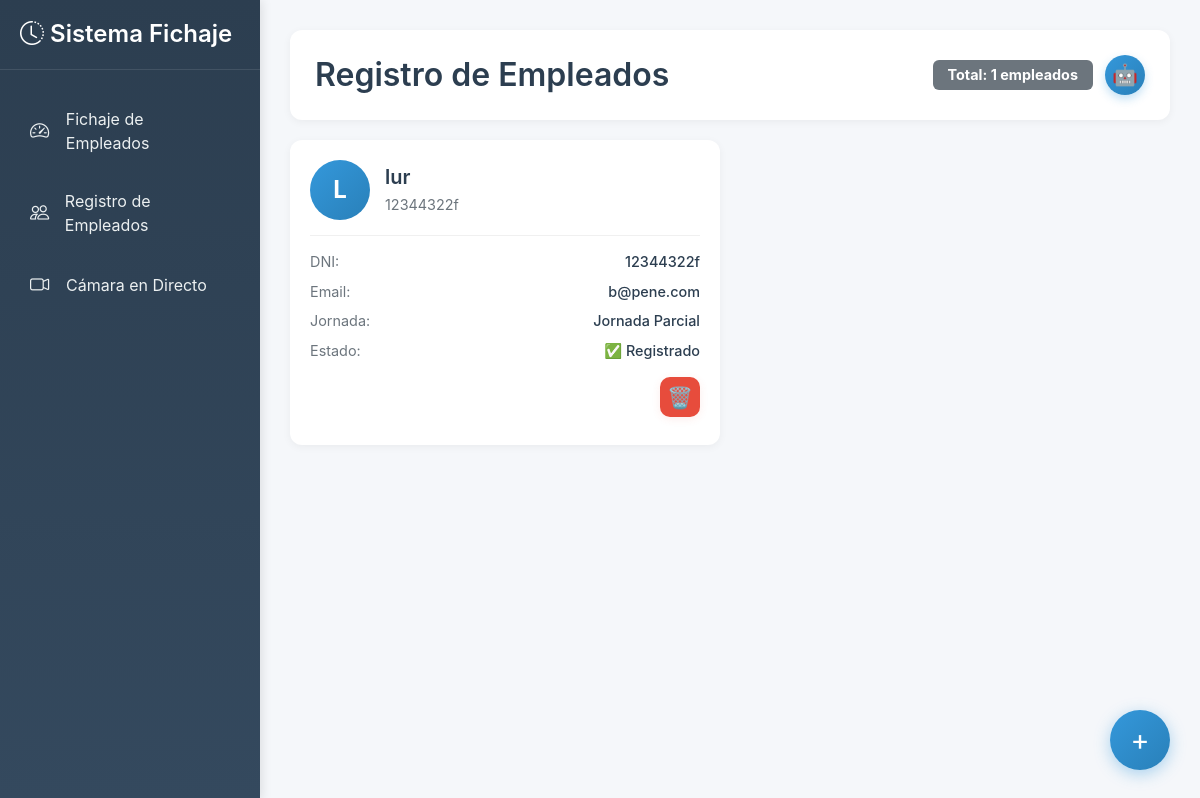
Screenshot of /registro_empleados with the database file from the repository.
### core/bd/bd_create.py (models this page shows, shortened)
class Empleado(db.Model):
    __tablename__ = "empleados"
    dni = db.Column(db.String(9), primary_key=True)
    nombre = db.Column(db.String(100), nullable=False)
    email = db.Column(db.String(120), unique=True, nullable=False)
    jornada = db.Column(db.Integer, nullable=False)
    horas = db.Column(db.Float, default=0)
    estado = db.Column(db.String(20), default='out')
    path_image = db.Column(db.String, nullable=False)

### web/routes/main_routes.py (the view)
@main_bp.route('/registro_empleados')
def registro_empleados():
    return render_template('registro_empleados.html', employees=obtener_empleados_lista())

### core/bd/bd_functions.py (called while the page is built)
def obtener_empleados_lista():
    engine = create_engine(Config.SQLALCHEMY_DATABASE_URI)
    Session = sessionmaker(bind=engine)
    session = Session()
    try:
        empleados = session.query(Empleado).all()
        return empleados
    except Exception as e:
        print(f"Error al obtener empleados: {e}")
        return []
    finally:
        session.close()  # Importante: cerrar la sesión

### templates/registro_empleados.html (shortened to what this page needs)
{% extends "base.html" %}
{% block content %}
<div class="header-section">
    <h2>Registro de Empleados</h2>
    <div class="header-buttons">
        <span class="badge bg-secondary" style="padding: 8px 15px; font-size: 0.9rem;">
            Total: {{ employees|length if employees else 0 }} empleados
        </span>
        <button class="entrenar-modelo-btn" onclick="entrenarModelo()">🤖</button>
    </div>
</div>
<div class="employees-grid">
    {% if employees %}
        {% for employee in employees %}
        <div class="employee-card">
            <div class="employee-card-header">
                <div class="employee-card-avatar">
                    {{ employee.nombre[0]|upper }}{{ employee.nombre.split()[1][0]|upper if employee.nombre.split()|length > 1 else '' }}
                </div>
                <div class="employee-card-info">
                    <h5>{{ employee.nombre }}</h5>
                    <p>{{ employee.dni }}</p>
                </div>
            </div>
            <div class="employee-card-details">
                <div class="detail-row">
                    <span class="detail-label">DNI:</span>
                    <span class="detail-value">{{ employee.dni }}</span>
                </div>
                <div class="detail-row">
                    <span class="detail-label">Email:</span>
                    <span class="detail-value">{{ employee.email }}</span>
                </div>
                <div class="detail-row">
                    <span class="detail-label">Jornada:</span>
                    <span class="detail-value">
                        {% if employee.jornada == 8 %}Jornada Completa{% elif employee.jornada == 4 %}Jornada Parcial{% elif employee.jornada == 6 %}Jornada Intensiva{% else %}{{ employee.jornada }}{% endif %}
                    </span>
                </div>
                <div class="detail-row">
                    <span class="detail-label">Estado:</span>
                    <span class="detail-value">✅ Registrado</span>
                </div>
                <div class="detail-row" style="justify-content: flex-end;">
                    <button class="delete-employee-btn" title="Eliminar empleado" onclick="deleteEmployee('{{ employee.dni }}')">
                        🗑️
                    </button>
                </div>
            </div>
        </div>
        {% endfor %}
    {% endif %}
</div>
<button class="add-employee-btn" onclick="openModal()">+</button>
{% endblock %}

### templates/base.html (shortened to what this page needs)
<!DOCTYPE html>
<html lang="es">
<head>
    <link href="https://cdn.jsdelivr.net/npm/bootstrap@5.3.0/dist/css/bootstrap.min.css" rel="stylesheet">
    <link rel="stylesheet" href="https://cdn.jsdelivr.net/npm/bootstrap-icons@1.11.0/font/bootstrap-icons.css">
</head>
<body>
    <div class="sidebar" id="sidebar">
        <div class="sidebar-header">
            <h4><i class="bi bi-clock-history"></i> Sistema Fichaje</h4>
        </div>
        <nav class="nav flex-column">
            <div class="nav-item">
                <a href="{{ url_for('main.dashboard') }}" class="nav-link {% if request.endpoint == 'dashboard' %}active{% endif %}">
                    <i class="bi bi-speedometer2"></i>
                    <span>Fichaje de Empleados</span>
                </a>
            </div>
            <div class="nav-item">
                <a href="{{ url_for('main.registro_empleados') }}" class="nav-link {% if request.endpoint == 'registro_empleados' %}active{% endif %}">
                    <i class="bi bi-people"></i>
                    <span>Registro de Empleados</span>
                </a>
            </div>
            <div class="nav-item">
                <a href="{{ url_for('main.camara') }}" class="nav-link {% if request.endpoint == 'camara_directo' %}active{% endif %}">
                    <i class="bi bi-camera-video"></i>
                    <span>Cámara en Directo</span>
                </a>
            </div>
        </nav>
    </div>
    <div class="main-content">
        {% block content %}{% endblock %}
    </div>
</body>
</html>

### templates/base.html (style rules this page uses)
body { font-family: -apple-system, BlinkMacSystemFont, 'Segoe UI', Roboto, Oxygen, Ubuntu, Cantarell, sans-serif; background-color: #f5f7fa; }
.sidebar { position: fixed; top: 0; left: 0; height: 100vh; width: 260px; background: linear-gradient(180deg, #2c3e50 0%, #34495e 100%); padding: 20px 0; box-shadow: 2px 0 10px rgba(0,0,0,0.1); z-index: 1000; transition: transform 0.3s ease; }
.sidebar-header { padding: 0 20px 20px; border-bottom: 1px solid rgba(255,255,255,0.1); margin-bottom: 20px; }
.sidebar-header h4 { color: #fff; font-weight: 600; margin: 0; }
.nav-item { margin: 5px 15px; }
.nav-link { color: #ecf0f1; padding: 12px 15px; border-radius: 8px; display: flex; align-items: center; transition: all 0.3s; text-decoration: none; }
.nav-link i { margin-right: 12px; font-size: 1.2rem; width: 24px; }
.main-content { margin-left: 260px; padding: 30px; min-height: 100vh; }

### templates/registro_empleados.html (style rules this page uses)
.delete-employee-btn { background: #e74c3c; border: none; color: white; font-size: 1.3rem; border-radius: 10px; width: 40px; height: 40px; display: flex; align-items: center; justify-content: center; box-shadow: 0 2px 8px rgba(231,76,60,0.10); transition: transform 0.18s, box-shadow 0.18s; cursor: pointer; margin-top: 8px; }
.header-section { background: white; padding: 25px; border-radius: 12px; box-shadow: 0 2px 8px rgba(0,0,0,0.05); margin-bottom: 30px; display: flex; justify-content: space-between; align-items: center; }
.header-section h2 { margin: 0; color: #2c3e50; font-weight: 600; }
.employees-grid { display: grid; grid-template-columns: repeat(auto-fill, minmax(300px, 1fr)); gap: 20px; margin-bottom: 80px; }
.employee-card { background: white; border-radius: 12px; box-shadow: 0 2px 8px rgba(0,0,0,0.05); padding: 20px; transition: transform 0.2s, box-shadow 0.2s; cursor: pointer; }
.employee-card-header { display: flex; align-items: center; gap: 15px; margin-bottom: 15px; }
.employee-card-avatar { width: 60px; height: 60px; border-radius: 50%; background: linear-gradient(135deg, #3498db 0%, #2980b9 100%); color: white; display: flex; align-items: center; justify-content: center; font-size: 1.5rem; font-weight: bold; }
.employee-card-info h5 { margin: 0; color: #2c3e50; font-weight: 600; }
.employee-card-info p { margin: 5px 0 0; color: #6c757d; font-size: 0.9rem; }
.employee-card-details { border-top: 1px solid #f0f0f0; padding-top: 15px; }
.detail-row { display: flex; justify-content: space-between; margin-bottom: 8px; font-size: 0.9rem; }
.detail-label { color: #6c757d; }
.detail-value { color: #2c3e50; font-weight: 500; }
.add-employee-btn { position: fixed; bottom: 30px; right: 30px; width: 60px; height: 60px; border-radius: 50%; background: linear-gradient(135deg, #3498db 0%, #2980b9 100%); color: white; border: none; box-shadow: 0 4px 16px rgba(52,152,219,0.4); font-size: 1.8rem; display: flex; align-items: center; justify-content: center; cursor: pointer; transition: transform 0.2s, box-shadow 0.2s; z-index: 999; }
.header-section { display: flex; justify-content: space-between; align-items: center; margin-bottom: 20px; }
.header-buttons { display: flex; align-items: center; gap: 12px; }
.entrenar-modelo-btn { width: 40px; height: 40px; border-radius: 50%; background: linear-gradient(135deg, #3498db 0%, #2980b9 100%); color: white; border: none; font-size: 1.3rem; display: flex; justify-content: center; align-items: center; cursor: pointer; box-shadow: 0 4px 10px rgba(52,152,219,0.3); transition: transform 0.2s ease; }

### rows the page displays
Empleado: nombre "L", nombre "lur", dni "12344322f", email "b@pene.com", jornada "Jornada Parcial"

### other values shown
{{ employees|length if employees else 0 }} "1"
